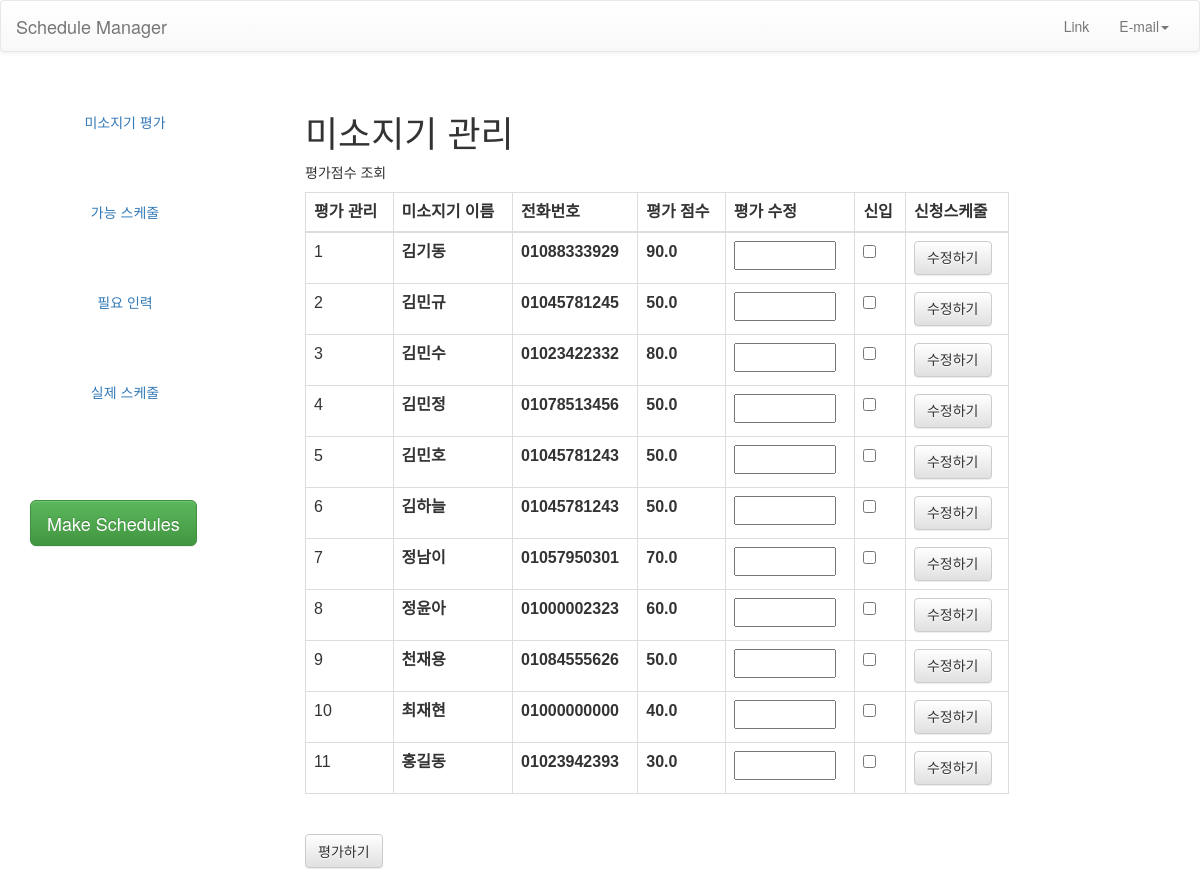
/manager/staff/, run on the app's committed database.
### miso/models.py (models this page shows, shortened)
class Staff (models.Model):
    name = models.CharField(max_length=45)
    phone = models.CharField(max_length=20)
    score = models.FloatField(blank=True, default=50)
    possible_N_days = models.IntegerField(blank=True, default=3)
    newcomer = models.BooleanField(blank=True, default=False)
    min_complete = models.BooleanField (blank=True, default=False)
    max_complete = models.BooleanField (blank=True, default=False)
    class Meta:
        unique_together = ('name', 'phone')

### miso/views.py (the view, shortened to what this page needs)
# urls.py: path('manager/staff/', manageStaffView, name='manager-staff'),
def manageStaffView(request):
    staffAll = Staff.objects.all().order_by('name')
    context = {'staffAll': staffAll, }
    if request.method=="GET":
        print("getgetget")
    return render(request, 'plan/manager_staff.html', context)

### template/plan/manager_staff.html (shortened to what this page needs)
{% load static %}
<html>
<head>
  <link rel="stylesheet" type="text/css" href="{% static 'css/bootstrap.css' %}"/>
  <link rel="stylesheet" type="text/css" href="{% static 'css/bootstrap.min.css' %}"/>
  <link rel="stylesheet" type="text/css" href="{% static 'css/bootstrap-theme.css' %}"/>
  <link rel="stylesheet" type="text/css" href="{% static 'css/bootstrap-theme.min.css' %}"/>
  <link rel="stylesheet" type="text/css" href="{% static 'css/miso.css' %}"/>
</head>
<body>
   <nav class="navbar navbar-default" role="navigation">
	  <div class="container-fluid">
	    <div class="navbar-header">
	      <a class="navbar-brand" href="/manager/">Schedule Manager</a>
	    </div>
	    <div class="navbar-collapse collapse" id="navbar-collapse-1">
	      <ul class="nav navbar-nav navbar-right">
		<li><a href="#">Link</a></li>
		<li class="dropdown">
		  <a href="#" class="dropdown-toggle" data-toggle="dropdown" role="button" aria-expanded="false">E-mail<span class="caret"></span></a>
		</li>
	      </ul>
	    </div>
	  </div>
	</nav>
	<div id="page-wrapper">
      <div id="sidebar-wrapper">
        <ul class="nav nav-pills nav-stacked navbar-collapse">
          <li><a href="/manager/staff">미소지기 평가</a></li>
          <li><a href="/manager/possible">가능 스케줄</a></li>
          <li><a href="/manager/hr">필요 인력</a></li>
          <li><a href="/manager/real">실제 스케줄</a></li>
        </ul>
       	<ul class="sidebar-nav btn-padding-30">
          <button type="button" class="btn btn-success btn-lg">Make Schedules</button>
       	</ul>
      </div>
      <div id="page-content-wrapper">
        <div class="container-fluid">
          <h1>미소지기 관리</h1>
          <p>평가점수 조회</p>
          <table class="table table-bordered table-hover">
          <thead>
          <tr>
            <th>평가 관리</th>
            <th>미소지기 이름</th>
            <th>전화번호</th>
            <th>평가 점수</th>
            <th>평가 수정</th>
            <th>신입</th>
            <th>신청스케줄</th>
          </tr>
          </thead>
          <tbody>
          <a id="scoreupdate" method="post">
            {% for staff in staffAll %}
            {% with staff.name|add:":"|add:staff.phone as name%}
          <tr>
            <td>{{forloop.counter}}</td>
            <th>{{staff.name}}</th>
            <th>{{staff.phone}}</th>
            <th>{{staff.score}}</th>
            <th>
              <input type="number" name={{name}} min="10" max="100" value="" step="0.01">
            </th>
              <th>
              <input type="checkbox" name={{name}} value="1" {% if staff.newcomer == 1 %} checked {% endif %}>
            </th>
              <th>
                <a class="btn btn-default" href="../../staff/{{staff.name}}/{{staff.phone}}">
                    수정하기
                </a>
              </th>
          </tr>
            {% endwith %}
            {% endfor %}
          </tbody>
        </table>
          <br>
          <button class="btn btn-default" type="submit">평가하기</button>
        </div>
      </div>
    </div>
</body>
</html>

### static/css/miso.css (style rules this page uses)
#page-wrapper { padding-left: 250px; }
#sidebar-wrapper { position: fixed; width: 250px; height: 100%; margin-top: 10px; margin-left: -250px; overflow-x: hidden; overflow-y: auto; }
#page-content-wrapper { width: 100%; padding: 20px; margin-left: 20px; }
.sidebar-nav { width: 250px; margin: 0; padding: 0; list-style: none; }
.sidebar-nav button { position: fixed; left: 30px; top: 500px; }
.navbar .navbar-nav { display: inline-block; float: none; }

### template/plan/manager_staff.html (style rules this page uses)
.table { font-family: arial, sans-serif; border-collapse: collapse; width: 80%; }

### data on the page
Staff: name "김기동", phone "01088333929", score "90.0"
Staff: name "김민규", phone "01045781245", score "50.0"
Staff: name "김민수", phone "01023422332", score "80.0"
Staff: name "김민정", phone "01078513456", score "50.0"
Staff: name "김민호", phone "01045781243", score "50.0"
Staff: name "김하늘", phone "01045781243", score "50.0"
Staff: name "정남이", phone "01057950301", score "70.0"
Staff: name "정윤아", phone "01000002323", score "60.0"
Staff: name "천재용", phone "01084555626", score "50.0"
Staff: name "최재현", phone "01000000000", score "40.0"
Staff: name "홍길동", phone "01023942393", score "30.0"
